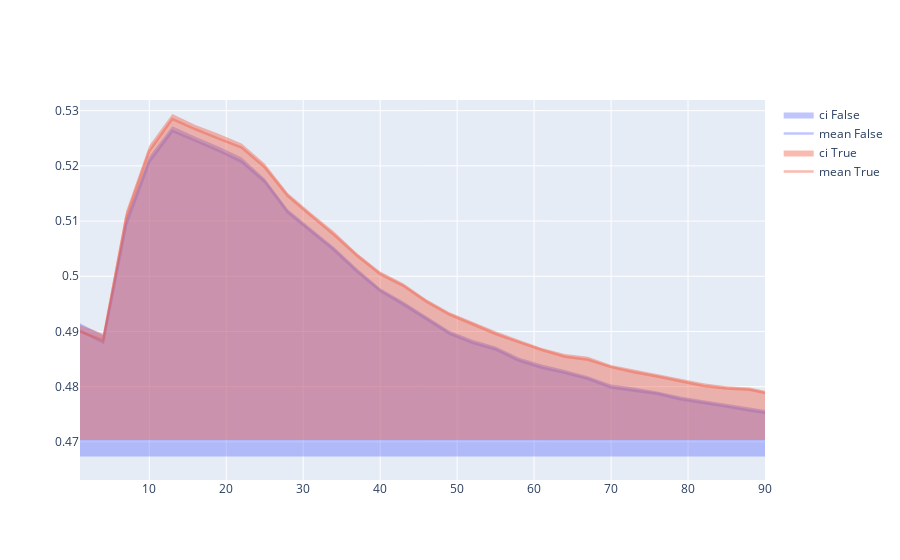

Here is the notebook cell this chart was saved with:
### Code cell
# add line and shaded area for each series and standards deviation
#for i, experiment in values_of_second_factor:#
fig = go.Figure()
for index, value in values_of_second_factor.items():
    print("current experiment for "+ str(value))
    df_for_plot = data_for_plot[(data_for_plot["second_factor"] == value)]
    #print(df_for_plot)

    #runs over all columns -> instead of columns i need the values of the second factor
    new_col = next(line_color)
    x =  df_for_plot["tick"]
    y1 = df_for_plot["mean"]
    y1_upper =  df_for_plot["ci95_hi"]
    y1_lower =  df_for_plot["ci95_lo"]

    # standard deviation area
    fig.add_traces(go.Scatter(x=x,
                                y=y1_upper,
                                fill='tozerox',
                                fillcolor=new_col,
                                line=dict(color='rgba(255,255,255,0)'),
                                showlegend=True,
                                name="ci "+str(value)))

    # line trace
    fig.add_traces(go.Scatter(x=x,
                              y=y1,
                              line=dict(color=new_col, width=2.5),
                              mode='lines',
                              name="mean "+str(value))
                                )
# set x-axis
fig.update_layout(xaxis=dict(range=[1,len(df_for_plot)]))

fig.show()
